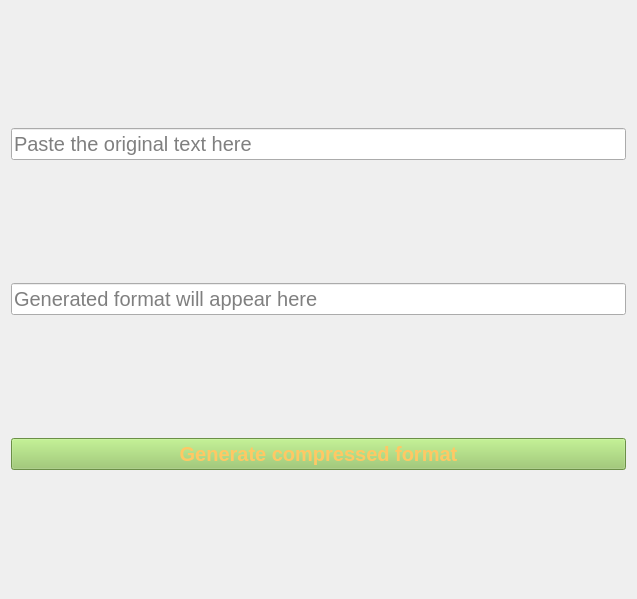
<?xml version="1.0" encoding="UTF-8"?>
<ui version="4.0">
 <class>Form</class>
 <widget class="QWidget" name="Form">
  <property name="enabled">
   <bool>true</bool>
  </property>
  <property name="geometry">
   <rect>
    <x>0</x>
    <y>0</y>
    <width>637</width>
    <height>599</height>
   </rect>
  </property>
  <property name="sizePolicy">
   <sizepolicy hsizetype="Fixed" vsizetype="Fixed">
    <horstretch>0</horstretch>
    <verstretch>0</verstretch>
   </sizepolicy>
  </property>
  <property name="font">
   <font>
    <family>Segoe UI</family>
    <pointsize>15</pointsize>
    <weight>50</weight>
    <bold>false</bold>
    <underline>false</underline>
    <strikeout>false</strikeout>
   </font>
  </property>
  <property name="windowTitle">
   <string>HTML compressor (by aymen mahmoudi) - Version 1.0</string>
  </property>
  <property name="windowIcon">
   <iconset>
    <normaloff>../../../../.designer/backup/logo.jpg</normaloff>../../../../.designer/backup/logo.jpg</iconset>
  </property>
  <layout class="QHBoxLayout" name="horizontalLayout">
   <item>
    <layout class="QVBoxLayout" name="verticalLayout">
     <item>
      <layout class="QHBoxLayout" name="horizontalLayout_2">
       <item>
        <widget class="QLineEdit" name="entry_html_lineEdit">
         <property name="text">
          <string/>
         </property>
         <property name="maxLength">
          <number>100000</number>
         </property>
         <property name="placeholderText">
          <string>Paste the original text here</string>
         </property>
        </widget>
       </item>
      </layout>
     </item>
     <item>
      <widget class="QLineEdit" name="out_html_lineEdit">
       <property name="text">
        <string/>
       </property>
       <property name="maxLength">
        <number>100000</number>
       </property>
       <property name="placeholderText">
        <string>Generated format will appear here</string>
       </property>
      </widget>
     </item>
     <item>
      <widget class="QPushButton" name="clickHere_pushButton">
       <property name="enabled">
        <bool>true</bool>
       </property>
       <property name="sizePolicy">
        <sizepolicy hsizetype="Expanding" vsizetype="Fixed">
         <horstretch>0</horstretch>
         <verstretch>0</verstretch>
        </sizepolicy>
       </property>
       <property name="font">
        <font>
         <family>Segoe UI</family>
         <pointsize>15</pointsize>
         <weight>75</weight>
         <bold>true</bold>
         <underline>false</underline>
         <strikeout>false</strikeout>
        </font>
       </property>
       <property name="cursor">
        <cursorShape>PointingHandCursor</cursorShape>
       </property>
       <property name="mouseTracking">
        <bool>false</bool>
       </property>
       <property name="tabletTracking">
        <bool>false</bool>
       </property>
       <property name="toolTip">
        <string>this is toolTIP</string>
       </property>
       <property name="styleSheet">
        <string notr="true">background-color: rgb(150, 200, 100);
color: rgb(255, 200, 100);</string>
       </property>
       <property name="text">
        <string>Generate compressed format</string>
       </property>
      </widget>
     </item>
    </layout>
   </item>
  </layout>
 </widget>
 <resources/>
 <connections/>
</ui>
